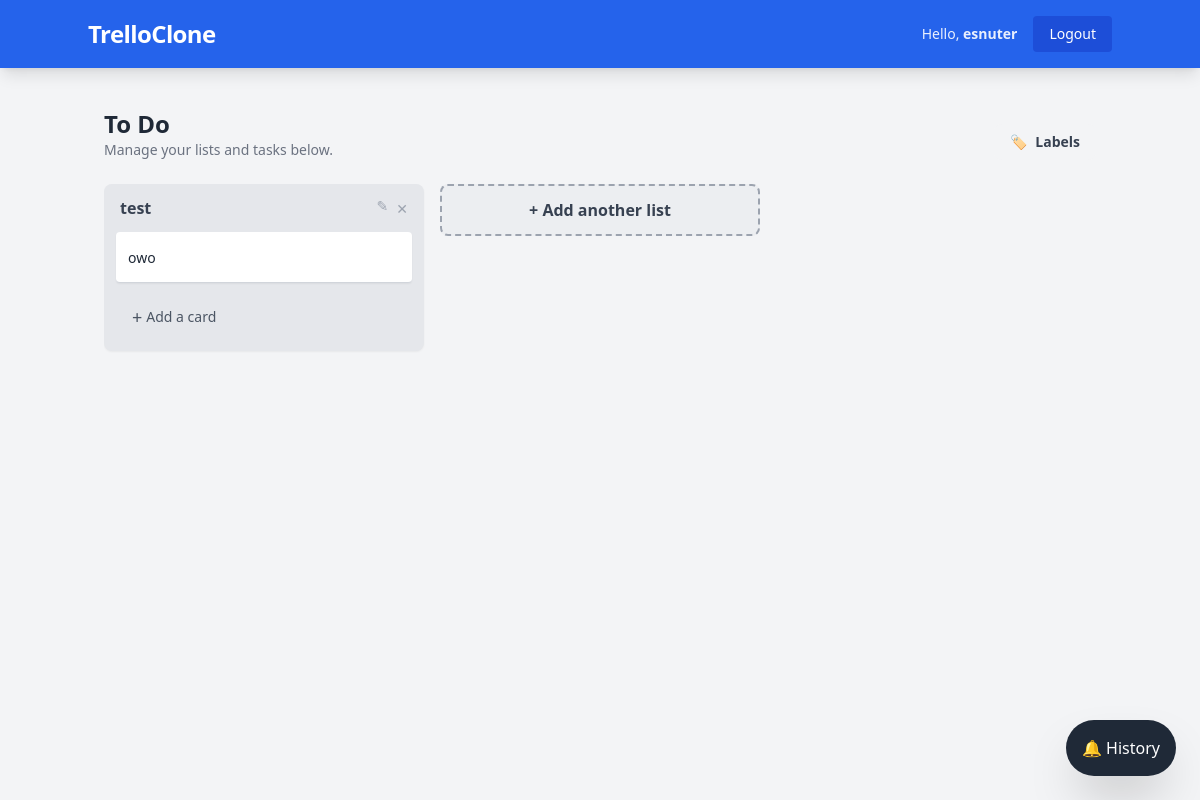
The app's page /board/to-do/ (signed in), older data.
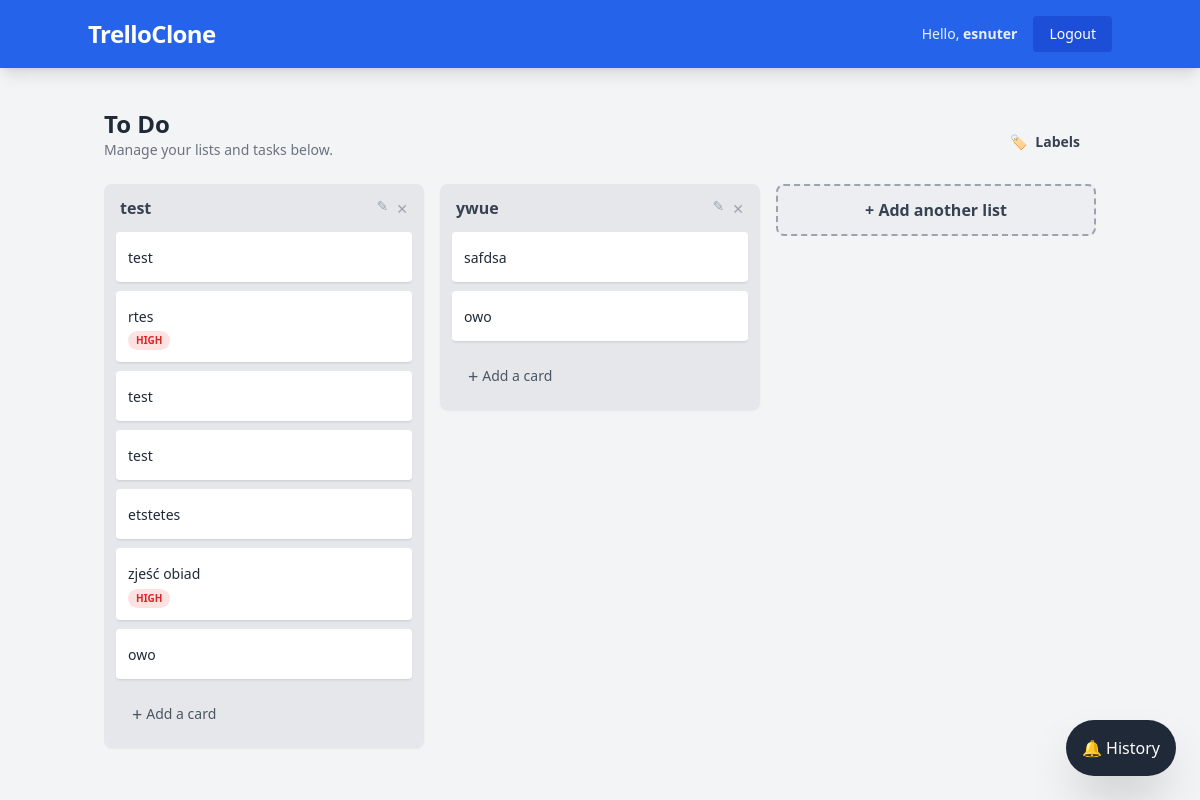
The same page, newer data.
### boards/models.py (models this page shows, shortened)
class Board(models.Model):
    title = models.CharField(max_length=100)
    slug = models.SlugField(unique=True, blank=True)
    owner = models.ForeignKey(User, on_delete=models.CASCADE, related_name='boards')
    created_at = models.DateTimeField(auto_now_add=True)

class List(models.Model):
    board = models.ForeignKey(Board, on_delete=models.CASCADE, related_name='lists')
    title = models.CharField(max_length=100)
    position = models.PositiveIntegerField(default=0)
    class Meta:
        ordering = ['position']

class Task(models.Model):
    PRIORITY_CHOICES = [
        ('LOW', 'Low'),
        ('MED', 'Medium'),
        ('HIGH', 'High'),
    ]
    list = models.ForeignKey(List, on_delete=models.CASCADE, related_name='tasks')
    title = models.CharField(max_length=200)
    description = models.TextField(blank=True)
    priority = models.CharField(max_length=4, choices=PRIORITY_CHOICES, default='MED')
    assigned_to = models.ForeignKey(User, on_delete=models.SET_NULL, null=True, blank=True)
    due_date = models.DateTimeField(null=True, blank=True)
    created_at = models.DateTimeField(auto_now_add=True)
    labels = models.ManyToManyField(Label, blank=True, related_name='tasks')
    class Meta:
        ordering = ['-created_at']

### boards/views.py (the view)
# urls.py: path('board/<slug:slug>/', views.board_detail, name='board_detail'),
@login_required
def board_detail(request, slug):
    board = get_object_or_404(Board, slug=slug, owner=request.user)
    return render(request, 'boards/board_detail.html', {'board': board})

### boards/templates/boards/board_detail.html (shortened to what this page needs)
{% extends 'base.html' %}
{% block content %}
<div class="mb-6 flex justify-between items-end">
    <div>
        <h1 class="text-2xl font-bold text-gray-800">{{ board.title }}</h1>
        <p class="text-sm text-gray-500">Manage your lists and tasks below.</p>
    </div>
    <a href="{% url 'manage_labels' board.slug %}" class="bg-gray-100 hover:bg-gray-200 text-gray-700 px-4 py-2 rounded-lg text-sm font-bold flex items-center transition">
        <span class="mr-2">🏷️</span> Labels
    </a>
</div>
<div class="flex overflow-x-auto pb-4 items-start space-x-4 custom-scrollbar">
    {% for list in board.lists.all %}
    <div class="bg-gray-200 w-80 flex-shrink-0 rounded-lg shadow-sm p-3">
        <div class="flex justify-between items-center mb-3 px-1">
            <h3 class="font-bold text-gray-700">{{ list.title }}</h3>
            <div class="flex space-x-2">
                <a href="{% url 'edit_list' list.id %}" class="text-gray-400 hover:text-blue-600 text-sm">✎</a>
                <form method="POST" action="{% url 'delete_list' list.id %}" onsubmit="return confirm('Delete?');">
                    <button type="submit" class="text-gray-400 hover:text-red-600 text-sm">✕</button>
                </form>
            </div>
        </div>
        <div class="space-y-2">
            {% for task in list.tasks.all %}
            <div class="bg-white p-3 rounded shadow-sm border-b border-gray-300 hover:bg-gray-50 group transition">
                <div class="flex justify-between items-start">
                    <a href="{% url 'task_detail' task.id %}" class="flex-grow">
                        <p class="text-sm text-gray-800 font-medium leading-snug">{{ task.title }}</p>
                        {% if task.priority == 'HIGH' %}
                            <span class="text-[10px] bg-red-100 text-red-600 px-2 py-0.5 rounded-full font-bold uppercase mt-1 inline-block">High</span>
                        {% endif %}
                    </a>
                </div>
            </div>
            {% endfor %}
        </div>
        <div x-data="{ open: false }" class="mt-3 px-2">
            <button @click="open = true; $nextTick(() => $refs.taskTitle.focus())"
                    x-show="!open"
                    class="flex items-center w-full text-left text-sm text-gray-600 hover:bg-gray-300 p-2 rounded transition">
                <span class="mr-1 text-lg">+</span> Add a card
            </button>
        </div>
    </div>
    {% endfor %}
    <div class="w-80 flex-shrink-0">
        <a href="{% url 'add_list' board.id %}" class="block w-full text-center bg-gray-200 bg-opacity-50 hover:bg-opacity-100 text-gray-700 font-semibold p-3 rounded-lg border-2 border-dashed border-gray-400 transition">
            + Add another list
        </a>
    </div>
</div>
<div x-data="{ sideOpen: false }">
    <button @click="sideOpen = true" class="fixed bottom-6 right-6 bg-gray-800 text-white p-4 rounded-full shadow-2xl hover:scale-110 transition-transform z-40">
        🔔 History
    </button>
</div>
{% endblock %}

### boards/templates/base.html (shortened to what this page needs)
<!DOCTYPE html>
<html lang="en">
<head>
    <script src="https://cdn.tailwindcss.com"></script>
</head>
<body class="bg-gray-100 font-sans leading-normal tracking-normal">
    <nav class="bg-blue-600 p-4 shadow-lg">
        <div class="container mx-auto flex justify-between items-center text-white">
            <a href="{% url 'board_list' %}" class="text-2xl font-bold tracking-tight">TrelloClone</a>
            <div class="flex items-center space-x-4">
                {% if user.is_authenticated %}
                    <span class="text-sm opacity-90">Hello, <strong>{{ user.username }}</strong></span>
                    <form method="POST" action="{% url 'logout' %}">
                        <button type="submit" class="bg-blue-700 hover:bg-blue-800 px-4 py-2 rounded text-sm transition">Logout</button>
                    </form>
                {% else %}
                    <a href="{% url 'login' %}" class="text-white font-semibold hover:underline mr-4">Login</a>
                    <a href="{% url 'signup' %}" class="bg-white text-blue-600 font-bold px-4 py-2 rounded-lg shadow hover:bg-gray-100 transition">Sign Up</a>
                {% endif %}
            </div>
        </div>
    </nav>
    <main class="container mx-auto mt-10 px-4">
        {% block content %}
        {% endblock %}
    </main>
</body>
</html>

Row changes from the older to the newer data that the page shows:
added Task: title "test", shown under List "test"
added Task: title "rtes", priority "HIGH", shown under List "test"
added Task: title "test", shown under List "test"
added Task: title "test", shown under List "test"
added Task: title "etstetes", shown under List "test"
added Task: title "zjeść obiad", priority "HIGH", shown under List "test"
added List: title "ywue"
added Task: title "safdsa", shown under "ywue"
added Task: title "owo", shown under "ywue"
